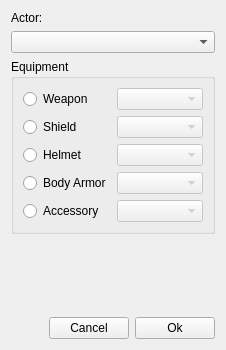
<?xml version="1.0" encoding="UTF-8"?>
<ui version="4.0">
 <class>ChangeEquipmentDialog</class>
 <widget class="QWidget" name="ChangeEquipmentDialog">
  <property name="windowModality">
   <enum>Qt::ApplicationModal</enum>
  </property>
  <property name="geometry">
   <rect>
    <x>0</x>
    <y>0</y>
    <width>226</width>
    <height>350</height>
   </rect>
  </property>
  <property name="windowTitle">
   <string>Change Equipment</string>
  </property>
  <layout class="QGridLayout" name="gridLayout_2">
   <item row="0" column="0">
    <layout class="QGridLayout" name="gridLayout">
     <item row="1" column="0">
      <widget class="QComboBox" name="combo_actor"/>
     </item>
     <item row="0" column="0">
      <widget class="QLabel" name="label">
       <property name="text">
        <string>Actor:</string>
       </property>
      </widget>
     </item>
     <item row="2" column="0">
      <widget class="QGroupBox" name="groupBox">
       <property name="title">
        <string>Equipment</string>
       </property>
       <layout class="QGridLayout" name="gridLayout_3">
        <item row="0" column="0">
         <widget class="QRadioButton" name="radio_weapon">
          <property name="text">
           <string>Weapon</string>
          </property>
         </widget>
        </item>
        <item row="1" column="0">
         <widget class="QRadioButton" name="radio_shield">
          <property name="text">
           <string>Shield</string>
          </property>
         </widget>
        </item>
        <item row="2" column="0">
         <widget class="QRadioButton" name="radio_helmet">
          <property name="text">
           <string>Helmet</string>
          </property>
         </widget>
        </item>
        <item row="3" column="0">
         <widget class="QRadioButton" name="radio_body_armor">
          <property name="text">
           <string>Body Armor</string>
          </property>
         </widget>
        </item>
        <item row="4" column="0">
         <widget class="QRadioButton" name="radio_accessory">
          <property name="text">
           <string>Accessory</string>
          </property>
         </widget>
        </item>
        <item row="0" column="1">
         <widget class="QComboBox" name="combo_weapon">
          <property name="enabled">
           <bool>false</bool>
          </property>
         </widget>
        </item>
        <item row="1" column="1">
         <widget class="QComboBox" name="combo_shield">
          <property name="enabled">
           <bool>false</bool>
          </property>
         </widget>
        </item>
        <item row="2" column="1">
         <widget class="QComboBox" name="combo_helmet">
          <property name="enabled">
           <bool>false</bool>
          </property>
         </widget>
        </item>
        <item row="3" column="1">
         <widget class="QComboBox" name="combo_body_armor">
          <property name="enabled">
           <bool>false</bool>
          </property>
         </widget>
        </item>
        <item row="4" column="1">
         <widget class="QComboBox" name="combo_accessory">
          <property name="enabled">
           <bool>false</bool>
          </property>
         </widget>
        </item>
       </layout>
      </widget>
     </item>
    </layout>
   </item>
   <item row="2" column="0">
    <layout class="QHBoxLayout" name="horizontalLayout">
     <item>
      <spacer name="horizontalSpacer">
       <property name="orientation">
        <enum>Qt::Horizontal</enum>
       </property>
       <property name="sizeHint" stdset="0">
        <size>
         <width>40</width>
         <height>20</height>
        </size>
       </property>
      </spacer>
     </item>
     <item>
      <widget class="QPushButton" name="button_cancel">
       <property name="text">
        <string>Cancel</string>
       </property>
      </widget>
     </item>
     <item>
      <widget class="QPushButton" name="button_ok">
       <property name="text">
        <string>Ok</string>
       </property>
      </widget>
     </item>
    </layout>
   </item>
   <item row="1" column="0">
    <spacer name="verticalSpacer">
     <property name="orientation">
      <enum>Qt::Vertical</enum>
     </property>
     <property name="sizeHint" stdset="0">
      <size>
       <width>20</width>
       <height>40</height>
      </size>
     </property>
    </spacer>
   </item>
  </layout>
 </widget>
 <tabstops>
  <tabstop>combo_actor</tabstop>
  <tabstop>radio_weapon</tabstop>
  <tabstop>combo_weapon</tabstop>
  <tabstop>radio_shield</tabstop>
  <tabstop>combo_shield</tabstop>
  <tabstop>radio_helmet</tabstop>
  <tabstop>combo_helmet</tabstop>
  <tabstop>radio_body_armor</tabstop>
  <tabstop>combo_body_armor</tabstop>
  <tabstop>radio_accessory</tabstop>
  <tabstop>combo_accessory</tabstop>
  <tabstop>button_cancel</tabstop>
  <tabstop>button_ok</tabstop>
 </tabstops>
 <resources/>
 <connections>
  <connection>
   <sender>radio_weapon</sender>
   <signal>toggled(bool)</signal>
   <receiver>combo_weapon</receiver>
   <slot>setEnabled(bool)</slot>
   <hints>
    <hint type="sourcelabel">
     <x>70</x>
     <y>119</y>
    </hint>
    <hint type="destinationlabel">
     <x>172</x>
     <y>129</y>
    </hint>
   </hints>
  </connection>
  <connection>
   <sender>radio_shield</sender>
   <signal>toggled(bool)</signal>
   <receiver>combo_shield</receiver>
   <slot>setEnabled(bool)</slot>
   <hints>
    <hint type="sourcelabel">
     <x>98</x>
     <y>158</y>
    </hint>
    <hint type="destinationlabel">
     <x>167</x>
     <y>155</y>
    </hint>
   </hints>
  </connection>
  <connection>
   <sender>radio_helmet</sender>
   <signal>toggled(bool)</signal>
   <receiver>combo_helmet</receiver>
   <slot>setEnabled(bool)</slot>
   <hints>
    <hint type="sourcelabel">
     <x>77</x>
     <y>197</y>
    </hint>
    <hint type="destinationlabel">
     <x>151</x>
     <y>200</y>
    </hint>
   </hints>
  </connection>
  <connection>
   <sender>radio_body_armor</sender>
   <signal>toggled(bool)</signal>
   <receiver>combo_body_armor</receiver>
   <slot>setEnabled(bool)</slot>
   <hints>
    <hint type="sourcelabel">
     <x>116</x>
     <y>236</y>
    </hint>
    <hint type="destinationlabel">
     <x>165</x>
     <y>234</y>
    </hint>
   </hints>
  </connection>
  <connection>
   <sender>radio_accessory</sender>
   <signal>toggled(bool)</signal>
   <receiver>combo_accessory</receiver>
   <slot>setEnabled(bool)</slot>
   <hints>
    <hint type="sourcelabel">
     <x>75</x>
     <y>266</y>
    </hint>
    <hint type="destinationlabel">
     <x>175</x>
     <y>264</y>
    </hint>
   </hints>
  </connection>
 </connections>
</ui>
